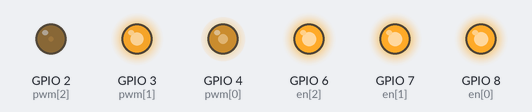
Bench run of a sketch on a simulated ESP32. On the bench: output pins drawn as LEDs (lit = HIGH). What the sketch prints to the serial monitor is not drawn.

Above: at 0.15 s.
At 5.33 s:
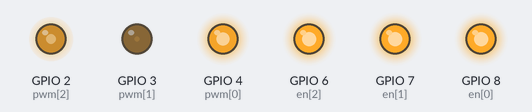
At 9.92 s:
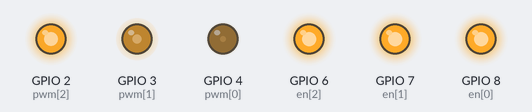
At 19.39 s:
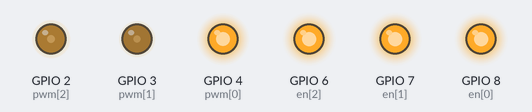
At 29.18 s:
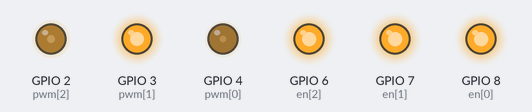
At 39.56 s:
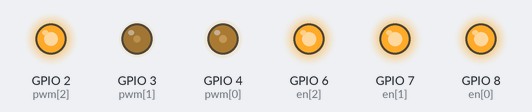
Timing chart, 0 to 40.0 s (numbered marks = the images above):
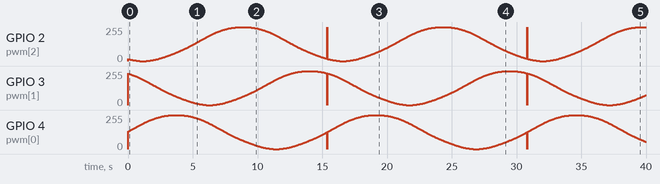

The sketch:

esp32PWMsweep.ino
```cpp
const int pwm[3] = {4,3,2}; //GPIO{4,3,2}
const int en[3] = {8,7,6};
const int pwmChannel[3] = {0,1,2}; //PWM channels (0-15)

int dutyCycle;
/*Frequency: max 40MHz*/
const int PWMFreq = 39000; //Hz
/*Resolution: 1-16 bits*/
const int PWMResolution = 10;
/*Duty cycle dependent on resolution*/
const int MAX_DUTY_CYCLE = (int)(pow(2, PWMResolution) - 1);

int pwmA[MAX_DUTY_CYCLE];
int pwmB[MAX_DUTY_CYCLE];
int pwmC[MAX_DUTY_CYCLE];

float phaseB = 3.14 * (120./180.);
float phaseC = 3.14 * (240./180.);

const int d = 5;
boolean forward = true;
int phase = 0;
int increment;

void setup()
{
  /*Setup enable pins*/
  for(int i=0; i<3; i++){
    pinMode(en[i], OUTPUT);
    digitalWrite(en[i], HIGH);
  }

  /*Initialize channels*/
  for(int i=0; i<3; i++){
    ledcSetup(pwmChannel[i], PWMFreq, PWMResolution);
  }
  /* Attach the PWM Channels to the GPIO Pin */
  for(int i=0; i<3; i++){
    ledcAttachPin(pwm[i], pwmChannel[i]);
  }

  /*Generate table of values for sine function at different phases*/
  for(int i=0; i<MAX_DUTY_CYCLE; i++){
    float angleA = (2 * 3.14 * i) / MAX_DUTY_CYCLE;
    float angleB = angleA + phaseB;
    float angleC = angleA + phaseC;

    pwmA[i] = (int) (0.5 * MAX_DUTY_CYCLE * (sin(angleA) + 1));
    pwmB[i] = (int) (0.5 * MAX_DUTY_CYCLE * (sin(angleB) + 1));
    pwmC[i] = (int) (0.5 * MAX_DUTY_CYCLE * (sin(angleC) + 1));

  }

  Serial.begin(9600);
}

void loop()
{
  ledcWrite(pwmChannel[0], pwmA[phase]);
  ledcWrite(pwmChannel[1], pwmB[phase]);
  ledcWrite(pwmChannel[2], pwmC[phase]);

  if(forward) increment = 1;
  else increment = -1;

  phase = phase + increment;
  if(phase > MAX_DUTY_CYCLE) phase = 0;
  if(phase < 0) phase = MAX_DUTY_CYCLE;

  Serial.println(String(pwmA[phase]) + ", " + String(pwmB[phase]) + ", " + String(pwmC[phase]));

  delay(d);

}
```
